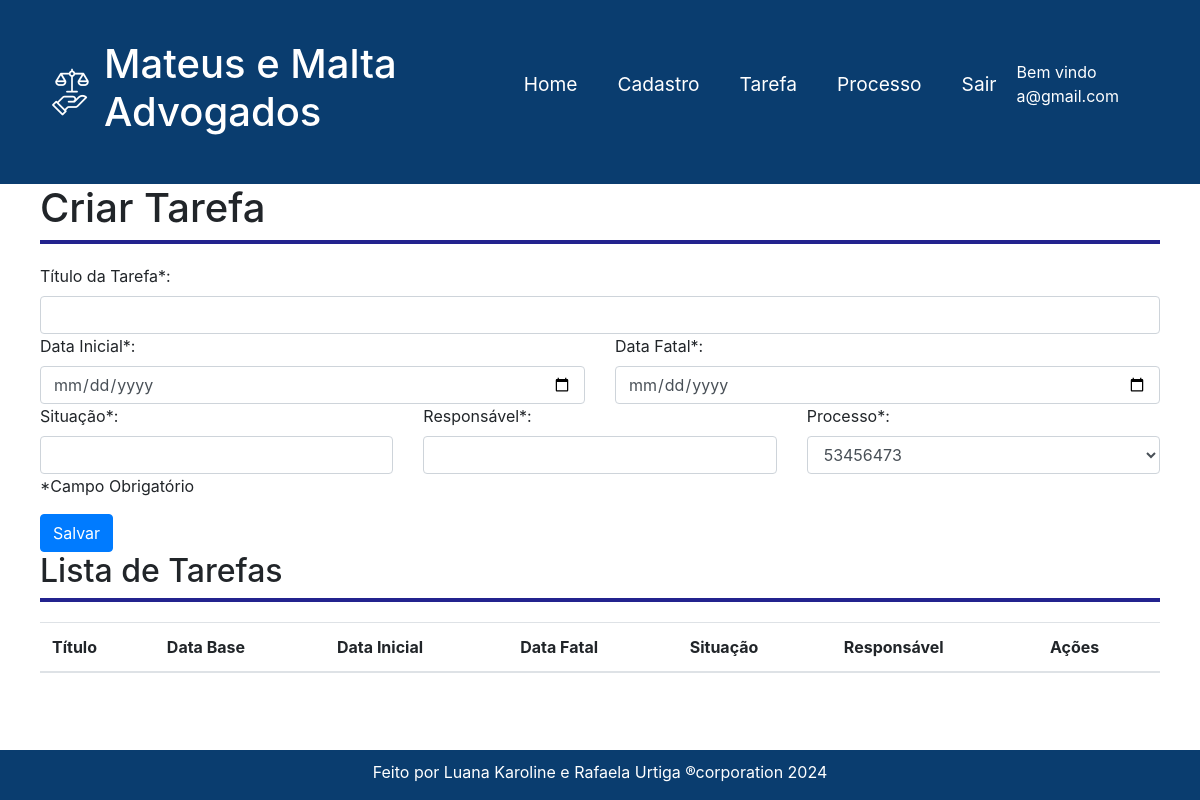
The page /tarefa (signed in) on the database as committed earlier.
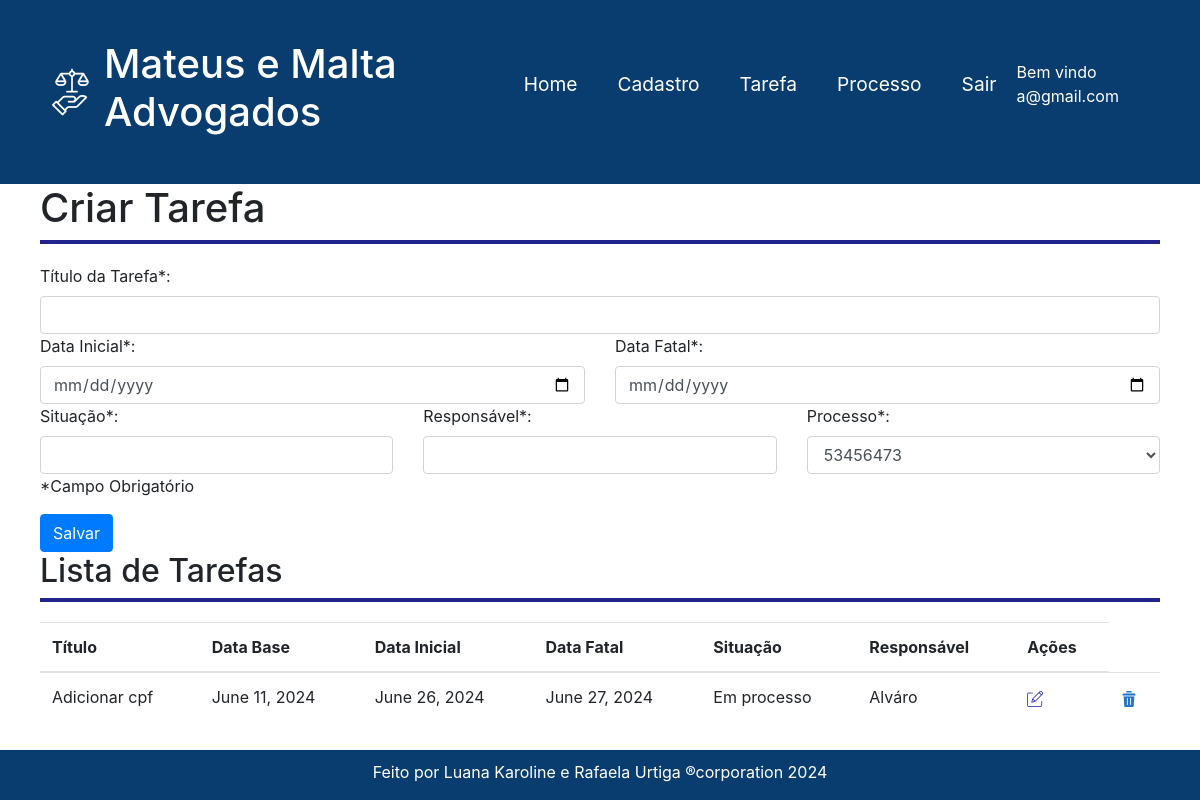
The same page on the database as committed later.
### task/models.py (models this page shows, shortened)
class Usuario(AbstractBaseUser, PermissionsMixin):
    nome = models.CharField(max_length=50, blank=False)
    email = models.EmailField(max_length=100, unique=True, blank=False)
    is_active = models.BooleanField(default=True)
    is_staff = models.BooleanField(default=False)
    date_joined = models.DateTimeField(auto_now_add=True)
    groups = models.ManyToManyField(Group, related_name='usuario_groups')
    user_permissions = models.ManyToManyField(
        Permission, related_name='usuario_user_permissions')
    objects = UsuarioManager()
    USERNAME_FIELD = 'email'
    REQUIRED_FIELDS = ['nome']
    class Meta:
        verbose_name = _('user')
        verbose_name_plural = _('users')

class Tarefa(models.Model):
     titulo_tarefa = models.CharField(max_length=100,unique=True, blank=False, null=False)
     data_base = models.DateField(auto_now_add=True)
     data_fatal = models.DateField()
     data_inicial = models.DateField()
     situacao = models.CharField(max_length=100, blank=False, null=False)
     responsavel = models.CharField(max_length=100,unique=True, blank=False, null=False)
     processo = models.ForeignKey(Processo, on_delete=models.CASCADE,to_field='numero_processo',db_column='numero_p')

### task/views/tarefa_views.py (the view, shortened to what this page needs)
# urls.py: path('tarefa',view=tarefa_views.tarefa,name='tarefa'),
def tarefa(request):
    tarefas = Tarefa.objects.all()
    processos = Processo.objects.all()
    return render(request, 'tasks/tarefa.html', {'tarefas': tarefas, 'processos': processos})

### task/templates/tasks/tarefa.html (shortened to what this page needs)
{% extends 'base.html' %}
{% load static %}
{% block content %}
<main>
    <article>
        <h1>Criar Tarefa</h1>
        <div class="linha-horizontal"></div>
        <form method="post" class="formTarefa" action="{% url 'tarefa' %}">
            <div class="row">
                <div class="col">
                    <label for="titulo_tarefa">Título da Tarefa*:</label>
                    <input type="text" name="titulo_tarefa" class="form-control" />
                </div>
            </div>
            <div class="row">
                <div class="col">
                    <label for="data_inicial">Data Inicial*:</label>
                    <input type="date" name="data_inicial" class="form-control" />
                </div>
                <div class="col">
                    <label for="data_fatal">Data Fatal*:</label>
                    <input type="date" name="data_fatal" class="form-control" />
                </div>
            </div>
            <div class="row">
                <div class="col">
                    <label for="situacao">Situação*:</label>
                    <input type="text" name="situacao" class="form-control" />
                </div>
                <div class="col">
                    <label for="responsavel">Responsável*:</label>
                    <input type="text" name="responsavel" class="form-control" />
                </div>
               <div class="col">
                    <label for="campo_select">Processo*:</label>
                    <select class="form-control" name="processo" id=”campo_select”>
                        {% for processo in processos %}
                            <option value="{{ processo.numero_processo }}">{{ processo.numero_processo }}</option>
                        {% endfor %}
                    </select>
                </div>
            </div>
            <p>*Campo Obrigatório</p>
            <button type="submit" class="btn btn-primary">Salvar</button>
        </form>
    </article>
 <article>
        <h2>Lista de Tarefas</h2>
        <div class="linha-horizontal"></div>
      <table class="table">
    <thead>
        <tr>
            <th>Título</th>
            <th>Data Base</th>
            <th>Data Inicial</th>
            <th>Data Fatal</th>
            <th>Situação</th>
            <th>Responsável</th>
            <th>Ações</th>
        </tr>
    </thead>
    <tbody>
        {% for tarefa in tarefas %}
        <tr>
            <td>{{ tarefa.titulo_tarefa }}</td>
            <td>{{ tarefa.data_base }}</td>
            <td>{{ tarefa.data_inicial }}</td>
            <td>{{ tarefa.data_fatal }}</td>
            <td>{{ tarefa.situacao }}</td>
            <td>{{ tarefa.responsavel }}</td>
            <td>
                <a href="{% url 'editar_tarefa' tarefa.id %}">
                    <img src="{% static 'img/iconeeditar.png' %}" alt="símbolo de excluir"></img>
                </a>
            </td>
            <td>
                <a href="{% url 'excluir_tarefa' tarefa.id %}">
                    <img src="{% static 'img/excluir.png' %}" alt="símbolo de excluir"></img>
                </a>
            </td>
        </tr>
        {% endfor %}
    </tbody>
</table>
    </article>
</main>
{% endblock %}

### task/templates/base.html (shortened to what this page needs)
{% load static %}
<!DOCTYPE html>
<html lang="pt-br">
<head>
    <link rel="stylesheet" href="https://stackpath.bootstrapcdn.com/bootstrap/4.1.3/css/bootstrap.min.css">
    <link rel="stylesheet" href ="{% static 'css/stylebase.css' %}">
</head>
<body>
<header>
  <img src="{% static 'img/advogado.png' %}" alt="símbolo de Advogados">
  <h1 id="titulo-header">Mateus e Malta Advogados</h1>
        <nav class="menu-item">
            <ul class="nav-item">
                <li class="item-header">
                    <a href="#">Home</a>
                </li>
                <li class="item-header">
                    <a href="{% url 'adicionar_cliente' %}">Cadastro</a>
                </li>
                <li class="item-header">
                    <a href="{% url 'tarefa' %}">Tarefa</a>
                </li>
                <li class="item-header">
                    <a href="{% url 'adicionar_processo' %}">Processo</a>
                </li>
                <li class="item-header">
                    <a href="{% url 'autenticar_usuario'%}">Sair</a>
                </li>
            </ul>
        </nav>
        <div class="ml-auto text-white">
          {% if user.is_authenticated %}
              <p>Bem vindo {{user.email}}</p>
          {% endif %}
        </div>
</header>
{% block content %}
{% endblock %}
<footer>
    <div class="container">
        <p id="ultima-linha">Feito por Luana Karoline e Rafaela Urtiga ®corporation 2024</p>
    </div>
</footer>
</body>
</html>

### task/static/css/stylebase.css (style rules this page uses)
:root { --azul: #0A3D6F; --branco: white; --laranja: #e29506; }
* { margin: 0; padding: 0; box-sizing: border-box; }
html, body { height: 100%; display: flex; flex-direction: column; }
header { display: flex; align-items: center; background-color: var(--azul); padding: 5vh; }
.menu-item { background-color: var(--azul); font-size: 1.2em; }
.menu-item a, .menu-item li { padding: 10px; text-decoration: none; }
.menu-item a { color: var(--branco); }
.nav-item { display: flex; list-style: none; justify-content: space-around; }
#titulo-header { color: var(--branco); }
article { padding-left: 40px; padding-right: 40px; flex: 1; }
.linha-horizontal { width: 100%; border-top: 4px solid #23238E; padding-top: 20px; }
main { padding-bottom: 10px; }
footer { background-color: var(--azul); padding-top: 10px; color: var(--branco); text-align: center; margin-top : auto; }
.container { display: flex; justify-content: space-evenly; }
#ultima-linha { color: var(--branco); }

Rows that differ between the two databases and show on the page:
added Tarefa: titulo_tarefa "Adicionar cpf", data_base "June 11, 2024", data_inicial "June 26, 2024", data_fatal "June 27, 2024", situacao "Em processo", responsavel "Alváro"
